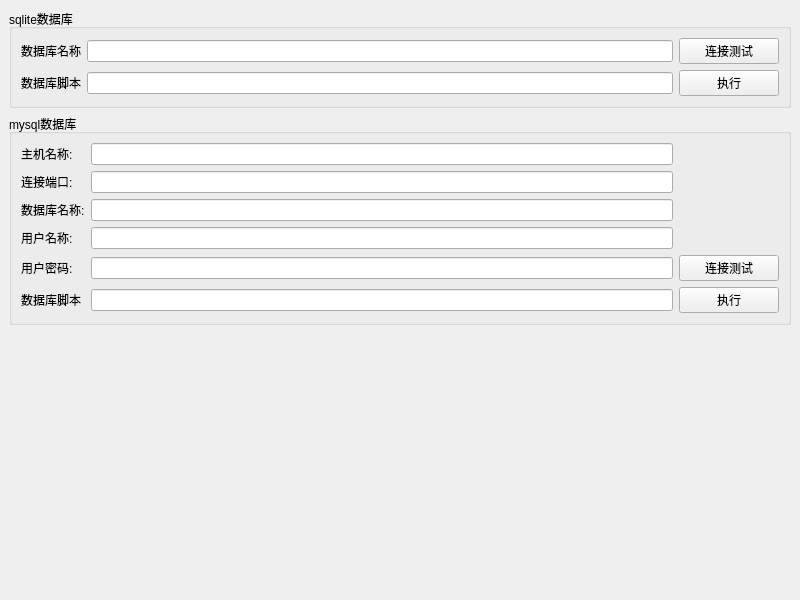
<?xml version="1.0" encoding="UTF-8"?>
<ui version="4.0">
 <class>frmDbSql</class>
 <widget class="QWidget" name="frmDbSql">
  <property name="geometry">
   <rect>
    <x>0</x>
    <y>0</y>
    <width>800</width>
    <height>600</height>
   </rect>
  </property>
  <property name="windowTitle">
   <string>Form</string>
  </property>
  <layout class="QVBoxLayout" name="verticalLayout">
   <property name="spacing">
    <number>0</number>
   </property>
   <property name="leftMargin">
    <number>0</number>
   </property>
   <property name="topMargin">
    <number>0</number>
   </property>
   <property name="rightMargin">
    <number>0</number>
   </property>
   <property name="bottomMargin">
    <number>0</number>
   </property>
   <item>
    <widget class="QWidget" name="widgetMain" native="true">
     <property name="styleSheet">
      <string notr="true"/>
     </property>
     <layout class="QVBoxLayout" name="verticalLayout_2">
      <item>
       <widget class="QGroupBox" name="gboxSqlite">
        <property name="title">
         <string>sqlite数据库</string>
        </property>
        <layout class="QGridLayout" name="gridLayout">
         <item row="0" column="0">
          <widget class="QLabel" name="labSqliteDBName">
           <property name="text">
            <string>数据库名称</string>
           </property>
          </widget>
         </item>
         <item row="0" column="1">
          <widget class="QLineEdit" name="txtSqliteDBName"/>
         </item>
         <item row="0" column="2">
          <widget class="QPushButton" name="btnSqliteConnect">
           <property name="minimumSize">
            <size>
             <width>100</width>
             <height>0</height>
            </size>
           </property>
           <property name="text">
            <string>连接测试</string>
           </property>
          </widget>
         </item>
         <item row="1" column="0">
          <widget class="QLabel" name="labSqliteSql">
           <property name="text">
            <string>数据库脚本</string>
           </property>
          </widget>
         </item>
         <item row="1" column="1">
          <widget class="QLineEdit" name="txtSqliteSql"/>
         </item>
         <item row="1" column="2">
          <widget class="QPushButton" name="btnSqliteSql">
           <property name="minimumSize">
            <size>
             <width>100</width>
             <height>0</height>
            </size>
           </property>
           <property name="text">
            <string>执行</string>
           </property>
          </widget>
         </item>
        </layout>
       </widget>
      </item>
      <item>
       <widget class="QGroupBox" name="gboxMysql">
        <property name="title">
         <string>mysql数据库</string>
        </property>
        <layout class="QGridLayout" name="gridLayout_2">
         <item row="0" column="0">
          <widget class="QLabel" name="labMysqlDBIP">
           <property name="text">
            <string>主机名称:</string>
           </property>
          </widget>
         </item>
         <item row="3" column="0">
          <widget class="QLabel" name="labMysqlUserName">
           <property name="text">
            <string>用户名称:</string>
           </property>
          </widget>
         </item>
         <item row="2" column="1">
          <widget class="QLineEdit" name="txtMysqlDBName"/>
         </item>
         <item row="2" column="0">
          <widget class="QLabel" name="labMysqlDBName">
           <property name="text">
            <string>数据库名称:</string>
           </property>
          </widget>
         </item>
         <item row="0" column="1">
          <widget class="QLineEdit" name="txtMysqlDBIP"/>
         </item>
         <item row="1" column="0">
          <widget class="QLabel" name="labMysqlDBPort">
           <property name="text">
            <string>连接端口:</string>
           </property>
          </widget>
         </item>
         <item row="5" column="1">
          <widget class="QLineEdit" name="txtMysqlSql"/>
         </item>
         <item row="3" column="1">
          <widget class="QLineEdit" name="txtMysqlUserName"/>
         </item>
         <item row="4" column="1">
          <widget class="QLineEdit" name="txtMysqlUserPwd">
           <property name="echoMode">
            <enum>QLineEdit::Password</enum>
           </property>
          </widget>
         </item>
         <item row="1" column="1">
          <widget class="QLineEdit" name="txtMysqlDBPort"/>
         </item>
         <item row="4" column="0">
          <widget class="QLabel" name="labMysqlUserPwd">
           <property name="text">
            <string>用户密码:</string>
           </property>
          </widget>
         </item>
         <item row="5" column="0">
          <widget class="QLabel" name="labMysqlSql">
           <property name="text">
            <string>数据库脚本</string>
           </property>
          </widget>
         </item>
         <item row="5" column="2">
          <widget class="QPushButton" name="btnMysqlSql">
           <property name="minimumSize">
            <size>
             <width>100</width>
             <height>0</height>
            </size>
           </property>
           <property name="text">
            <string>执行</string>
           </property>
          </widget>
         </item>
         <item row="4" column="2">
          <widget class="QPushButton" name="btnMysqlConnect">
           <property name="minimumSize">
            <size>
             <width>100</width>
             <height>0</height>
            </size>
           </property>
           <property name="text">
            <string>连接测试</string>
           </property>
          </widget>
         </item>
        </layout>
       </widget>
      </item>
      <item>
       <spacer name="verticalSpacer">
        <property name="orientation">
         <enum>Qt::Vertical</enum>
        </property>
        <property name="sizeHint" stdset="0">
         <size>
          <width>20</width>
          <height>0</height>
         </size>
        </property>
       </spacer>
      </item>
     </layout>
    </widget>
   </item>
  </layout>
 </widget>
 <resources/>
 <connections/>
</ui>
